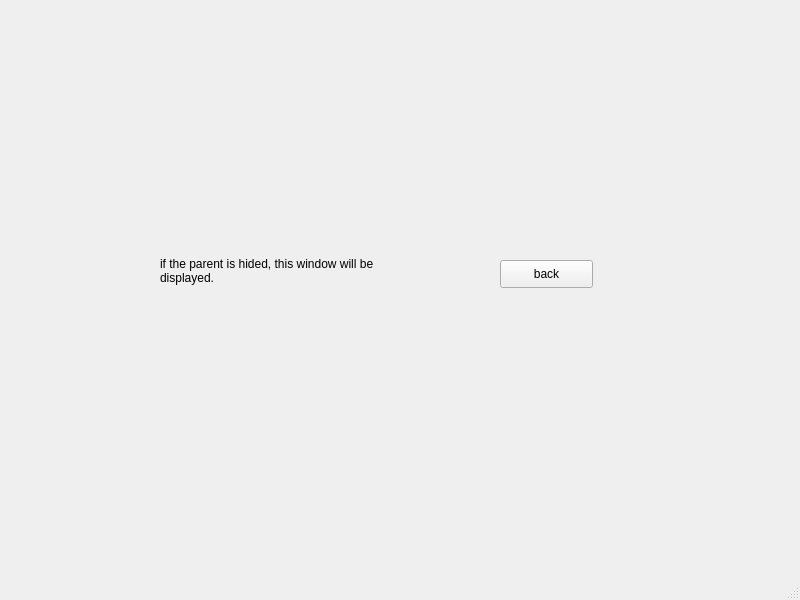
<?xml version="1.0" encoding="UTF-8"?>
<ui version="4.0">
 <class>MainWindow</class>
 <widget class="QMainWindow" name="MainWindow">
  <property name="geometry">
   <rect>
    <x>0</x>
    <y>0</y>
    <width>800</width>
    <height>600</height>
   </rect>
  </property>
  <property name="windowTitle">
   <string>MainWindow</string>
  </property>
  <widget class="QWidget" name="centralwidget">
   <widget class="QLabel" name="label">
    <property name="geometry">
     <rect>
      <x>160</x>
      <y>200</y>
      <width>241</width>
      <height>141</height>
     </rect>
    </property>
    <property name="text">
     <string>if the parent is hided, this window will be displayed.</string>
    </property>
    <property name="wordWrap">
     <bool>true</bool>
    </property>
   </widget>
   <widget class="QPushButton" name="back_button">
    <property name="geometry">
     <rect>
      <x>500</x>
      <y>260</y>
      <width>93</width>
      <height>28</height>
     </rect>
    </property>
    <property name="text">
     <string>back</string>
    </property>
   </widget>
  </widget>
  <widget class="QMenuBar" name="menubar">
   <property name="geometry">
    <rect>
     <x>0</x>
     <y>0</y>
     <width>800</width>
     <height>26</height>
    </rect>
   </property>
  </widget>
  <widget class="QStatusBar" name="statusbar"/>
 </widget>
 <resources/>
 <connections/>
</ui>
